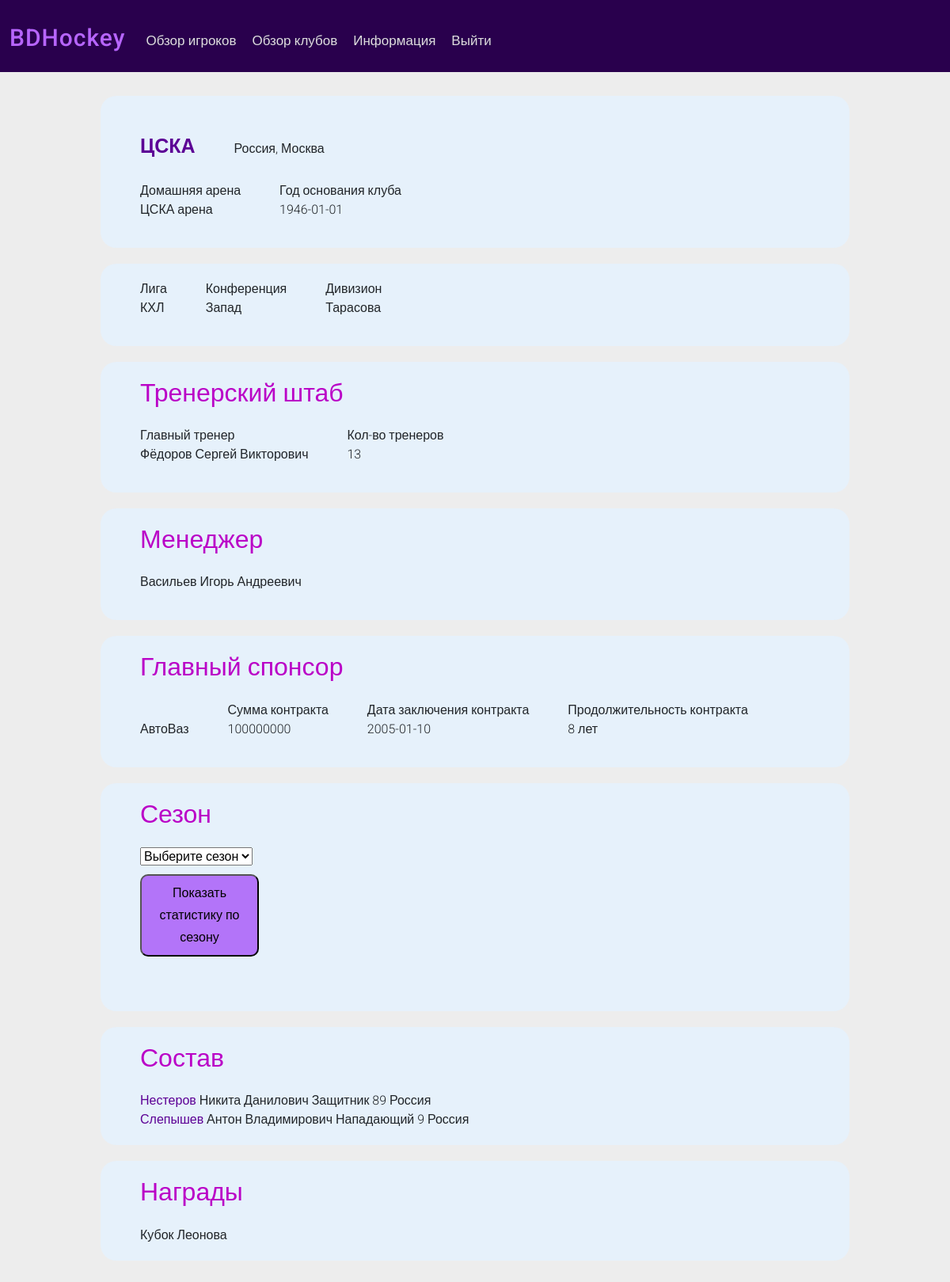
The app's page /obzor_cluba_user.php?id=2 with its own data.
### tables this page shows
CREATE TABLE `hockey_club` (
  `id` int(11) NOT NULL,
  `id_country_hc` int(11) NOT NULL,
  `id_manager_hc` int(11) NOT NULL,
  `name_h` varchar(255) NOT NULL,
  `city_hc` varchar(255) NOT NULL,
  `league` varchar(255) NOT NULL,
  `home_arena` varchar(255) NOT NULL,
  `division` varchar(255) NOT NULL,
  `conference` varchar(255) NOT NULL,
  `year_of_creation` date NOT NULL
);

CREATE TABLE `country_hc` (
  `id` int(11) NOT NULL,
  `name_country_hc` varchar(255) NOT NULL
);

CREATE TABLE `manager_hc` (
  `id` int(11) NOT NULL,
  `manager_surname` varchar(255) NOT NULL,
  `manager_name` varchar(255) NOT NULL,
  `manager_patronymic` varchar(255) NOT NULL
);

CREATE TABLE `hockey_player` (
  `id` int(11) NOT NULL,
  `id_place_of_birth` int(11) NOT NULL,
  `surname` varchar(255) NOT NULL,
  `name` varchar(255) NOT NULL,
  `patronymic` varchar(255) NOT NULL,
  `date_of_birth` date NOT NULL,
  `height` int(11) NOT NULL,
  `weight` int(11) NOT NULL,
  `role` varchar(255) NOT NULL,
  `number` int(11) NOT NULL,
  `sports_category` varchar(255) NOT NULL
);

### obzor_cluba_user.php (the view, shortened to what this page needs)
<?php
require_once 'connect.php';
$club_id = $_GET['id'];
$club = mysqli_query($connect, "SELECT DISTINCT `name_h`, `league`, `home_arena`, `division`, `conference`, `year_of_creation`, `name_country_hc`, `city_hc`, `manager_surname`, `manager_name`, `manager_patronymic`, `coach_surname`, `coach_name`, `coach_patronymic`, `coaching_position`, `number_of_coaches`, `sponsor_name`, `sponsor_contract_amount`, `date_of_conclusion`, `duration`, `season_years`, `number_of_games_played`, `number_of_wins`, `number_of_points_hc`, `place_in_the_league`, `award` FROM `hockey_club`, `country_hc`, `manager_hc`, `coach`, `coaching_staff`, `sponsor`,  `sponsorship_contracts`, `season`, `statistics_hc`, `award_hc` WHERE hockey_club.id_country_hc = country_hc.id AND manager_hc.id = hockey_club.id_manager_hc AND coaching_staff.id_hockey_club = hockey_club.id AND coaching_staff.id = coach.id_coaching_staff AND hockey_club.id = sponsorship_contracts.id_hockey_club AND sponsor.id = sponsorship_contracts.id_sponsor AND season.id = statistics_hc.id_season AND hockey_club.id = statistics_hc.id_hockey_club AND statistics_hc.id = award_hc.id_statistics_hc AND hockey_club.id = '$club_id'");
$club = mysqli_fetch_all($club);
$roster_hc = mysqli_query($connect, "SELECT DISTINCT  hockey_player.id, `hockey_player`.`surname`, `hockey_player`.`name`, `hockey_player`.`patronymic`, `hockey_player`.`role`, `hockey_player`.`number`, `region_of_birth`.`name_region` FROM `hockey_player`, `region_of_birth`, `contract`, `hockey_club`, `place_of_birth`, `city_of_birth` WHERE hockey_player.id_place_of_birth = place_of_birth.id AND place_of_birth.id_city = city_of_birth.id AND city_of_birth.id_region = region_of_birth.id AND hockey_player.id = contract.id_player AND hockey_club.id = contract.id_hockey_club AND `hockey_club`.`id` = '$club_id'");
$roster_hc = mysqli_fetch_all($roster_hc);
?>
<!DOCTYPE html>
<html lang="en">
<head>
	<link href="https://cdn.jsdelivr.net/npm/bootstrap@5.1.3/dist/css/bootstrap.min.css" rel="stylesheet"
>
	<link rel="stylesheet" href="style\mainS.css">
</head>
<body>
	<div class="navbar navbar-expand-lg navbar-light bg-light">
		<div class="container-fluid navbar navbar-inverse">
			<a class="navbar-brand" href="\Project\user_interface.php">BDHockey</a>
			<div class="collapse navbar-collapse" id="navbarNavAltMarkup">
				<div class="navbar-nav">
					<a href="view_user.php">Обзор игроков</a>
					<a href="\Project\hc\view_club_user.php">Обзор клубов</a>
					<a href="\Project\infou.html">Информация</a>
					<a id="logg" href="\Project\logout.php">Выйти</a>
				</div>
			</div>
		</div>
	</div>
	<div class="container-fluid">
		<?php
		foreach ($club as $itemic) {
			?>
			<div class="obzor">
				<div>
					<ul>
						<p>
							<li id="FIO">
								<?= $itemic[0] ?>
							</li>
							<li>
								<?= $itemic[6] ?>,
								<?= $itemic[7] ?>
							</li>
						</p>
						<li>Домашняя арена<br>
							<?= $itemic[2] ?>
						</li>
						<li>Год основания клуба<br>
							<?= $itemic[5] ?>
						</li>
					</ul>
				</div>
				<div>
					<ul>
						<li>Лига<br>
							<?= $itemic[1] ?>
						</li>
						<li>Конференция<br>
							<?= $itemic[4] ?>
						</li>
						<li>Дивизион<br>
							<?= $itemic[3] ?>
						</li>
					</ul>
				</div>
				<div>
					<h2>Тренерский штаб</h2>
					<ul>
						<li> Главный тренер<br>
							<?= $itemic[11] ?>
							<?= $itemic[12] ?>
							<?= $itemic[13] ?>
						</li>
						<li>Кол-во тренеров<br>
							<?= $itemic[15] ?>
						</li>
					</ul>
				</div>
				<div>
					<h2>Менеджер</h2>
					<ul>
						<li>
							<?= $itemic[8] ?>
							<?= $itemic[9] ?>
							<?= $itemic[10] ?>
						</li>
					</ul>
				</div>
				<div>
					<h2>Главный спонсор</h2>
					<ul>
						<li>
							<?= $itemic[16] ?>
						</li>
						<li>Сумма контракта<br>
							<?= $itemic[17] ?>
						</li>
						<li>Дата заключения контракта<br>
							<?= $itemic[18] ?>
						</li>
						<li>Продолжительность контракта<br>
							<?= $itemic[19] ?> лет
						</li>
					</ul>
				</div>
				<div>
					<h2>Сезон</h2>
					<ul>
						<li>
							<form action="season_infou_club.php" method="post">
								<select name="season_years">
									<option value="">Выберите сезон</option>
								</select>
								<p><button class="bttn_search" type="submit">Показать статистику по сезону</button></p>
							</form>
						</li>
					</ul>
				</div>
				<div>
					<h2>Состав</h2>
					<?php
					foreach ($roster_hc as $item_igrok) {
						?>
						<div class="roster">
							<a href="\Project\obzor_igroka_user.php?id=<?= $item_igrok[0] ?>"><?= $item_igrok[1] ?></a>
							<?= $item_igrok[2] ?>
							<?= $item_igrok[3] ?>
							<?= $item_igrok[4] ?>
							<?= $item_igrok[5] ?>
							<?= $item_igrok[6] ?>
						</div>
						<?php
					}
					?>
				</div>
				<div>
					<h2>Награды</h2>
					<?= $itemic[25] ?>
				</div>
			</div>
			<?php
		}
		?>
	</div>
</body>
</html>

### style/mainS.css (style rules this page uses)
body { background-color: rgb(237, 237, 237); font-family: 'Roboto', sans-serif; font-weight: 300; font-size: 16px; margin-bottom: 40px; }
h1, h2, h3, h4, h5, h6 { font-family: 'Raleway', sans-serif; font-weight: 400; color: rgb(0, 0, 49); }
p { line-height: 28px; margin-bottom: 25px; }
.bg-light { background-color: rgb(41, 0, 77) !important; color: rgb(255, 255, 255); }
.navbar { font-weight: 500; font-size: 17px; padding-top: 10px; }
.navbar-inverse { background: rgb(41, 0, 77); }
.navbar .navbar-brand { color: rgb(183, 101, 255); font-weight: 500; font-size: 30px; letter-spacing: 1px; }
.navbar .navbar-nav>a { padding-top: 9px; padding-left: 10px; padding-right: 10px; text-decoration: none; color: rgb(222, 222, 222); }
.obzor { display: flex; flex-direction: column; justify-content: center; margin-top: 20px; padding-left: 15px; padding-right: 15px; }
.obzor>div { padding: 20px 50px; margin: 10px 100px; align-content: center; background-color: rgb(230, 241, 251); border-radius: 20px; }
.obzor>div>h2 { padding-bottom: 15px; color: rgb(186, 3, 199); }
ul { padding-left: 0px; }
li { display: inline-block; margin-right: 45px; }
#FIO { font-size: 25px; font-weight: 600; color: rgb(92, 0, 149); }
.container-fluid .roster>a { text-decoration: none; color: rgb(92, 0, 149); }
.bttn_search { margin-top: 10px; border-radius: 10px; text-align: center; margin-bottom: 8px; width: 150px; background-color: rgba(147, 39, 249, 0.612); padding: 8px 15px 8px 15px; }
select option:checked { background-color: #8200a9; color: #fff; }

### records on screen
hockey_club: name_h "ЦСКА", id_country_hc.name_country_hc "Россия", city_hc "Москва", home_arena "ЦСКА арена", year_of_creation "1946-01-01", league "КХЛ", conference "Запад", division "Тарасова", itemic "Фёдоров", itemic "Сергей", itemic "Викторович", itemic "13", id_manager_hc.manager_surname "Васильев", id_manager_hc.manager_name "Игорь", id_manager_hc.manager_patronymic "Андреевич", itemic "АвтоВаз", itemic "100000000", itemic "2005-01-10", itemic "8", itemic "Кубок Леонова"
hockey_player: surname "Нестеров", name "Никита", patronymic "Данилович", role "Защитник", number "89", item_igrok "Россия"
hockey_player: surname "Слепышев", name "Антон", patronymic "Владимирович", role "Нападающий", number "9", item_igrok "Россия"
